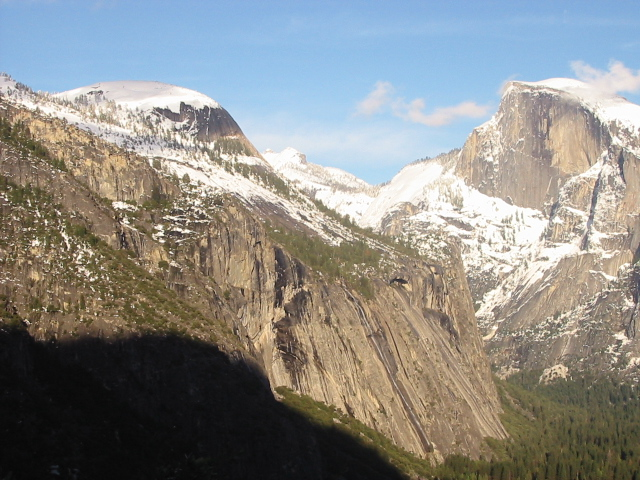
//> input picture OpenSoftwareProjects(Computer Vision)/Lab08/input1.jpg, 640 x 480 px
$ ./stitching_case1   (built with g++ and OpenCV 4, older OpenCV classes emulated)
//> lines starting //> are read from the running program, lines starting //| are printed output that depends on the picture
#include <opencv2/opencv.hpp>
#include <opencv2/nonfree/nonfree.hpp>
#include <iostream>
#include <vector>
#include <cmath>

#define RATIO_THR 0.4 //ratio threshold

using namespace std;
using namespace cv;

double euclidDistance(Mat& vec1, Mat& vec2);
int nearestNeighbor(Mat& vec, vector<KeyPoint>& keypoints, Mat& descriptors);
void findPairs(vector<KeyPoint>& keypoints1, Mat& descriptors1,
	vector<KeyPoint>& keypoints2, Mat& descriptors2, vector<Point2f>& srcPoints, vector<Point2f>& dstPoints, bool crossCheck, bool ratio_threshold);
template <typename T>
Mat cal_affine(vector<Point2f> ptl, vector<Point2f> ptr, int number_of_points);
void blend_stitching(const Mat I1, const Mat I2, Mat& I_f, int diff_x, int diff_y, float alpha);

int main() {

	Mat I1 = imread("C:\\Users\\MIN\\Desktop\\권민서\\학교\\2022-1\\오소프\\Lab08\\input1.jpg", CV_LOAD_IMAGE_COLOR);
//> I1 is the input picture: 480 rows x 640 cols, CV_8UC3; mean B, G, R 135.4, 139.3, 139.5
	Mat I2 = imread("C:\\Users\\MIN\\Desktop\\권민서\\학교\\2022-1\\오소프\\Lab08\\input2.jpg", CV_LOAD_IMAGE_COLOR);
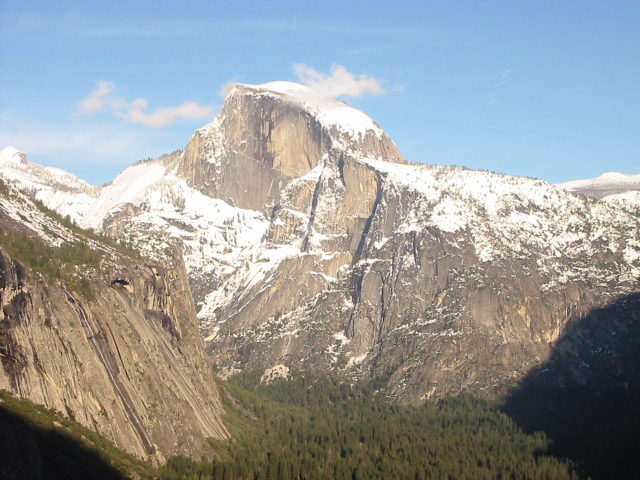
//> input picture OpenSoftwareProjects(Computer Vision)/Lab08/input2.jpg, 640 x 480 px
//> I2 is the input picture: 480 rows x 640 cols, CV_8UC3; mean B, G, R 155.6, 155.5, 151.7
	Mat I1_gray, I2_gray;

	if (!I1.data || !I2.data)
	{
		std::cout << "Could not open" << std::endl;
		return -1;
	}

	//resize(I1, I1, Size(I1.cols / 2, I1.rows / 2));
	//resize(I2, I2, Size(I2.cols / 2, I2.rows / 2));

	cvtColor(I1, I1_gray, CV_RGB2GRAY);
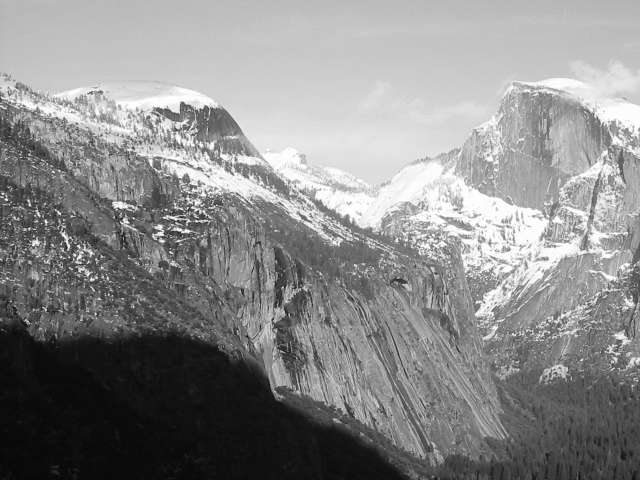
//> I1_gray: 480 rows x 640 cols, CV_8UC1; min 6, max 255, mean 138.2
	cvtColor(I2, I2_gray, CV_RGB2GRAY);
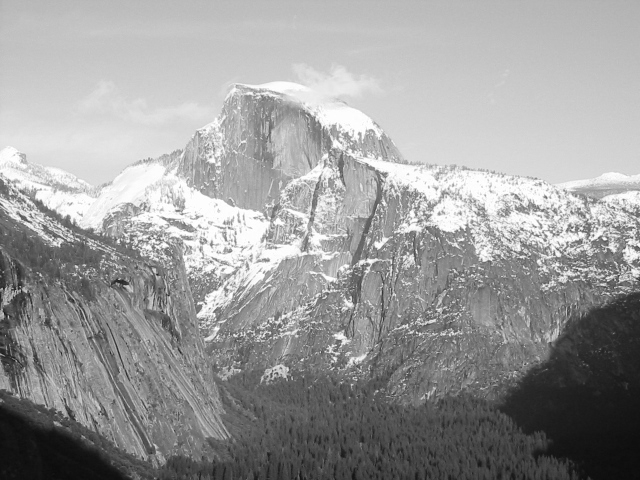
//> I2_gray: 480 rows x 640 cols, CV_8UC1; min 11, max 255, mean 155.1

	// 1.feature matching
	/****************************************************************************/
	FeatureDetector* detector = new SiftFeatureDetector(0, 4, 0.04, 10, 1.6);

	DescriptorExtractor* extractor = new SiftDescriptorExtractor();

	// Compute keypoints and descriptor from the source image in advance
	// KeyPoint class instance stores a keypoint found by keypoint detectors such as Harris Corner Detector, SIFT,... etc.
	vector<KeyPoint> keypoints1; //keypoints and descriptors in image 1
	Mat descriptors1;
	detector->detect(I1_gray, keypoints1); //detect keypoints in an image
//> keypoints1 = 2866 keypoints; strongest (x, y, size): (6, 199, 1.9), (78, 246, 2.1), (74, 255, 2), (46, 222, 2.3)
	extractor->compute(I1_gray, keypoints1, descriptors1); //compute descriptors for a set of keypoint in an image
	printf("I1 : %d keypoints are found.\n", (int)keypoints1.size());
//| I1 : 2866 keypoints are found.

	vector<KeyPoint> keypoints2; //keypoints and descriptors in image2
	Mat descriptors2;
	detector->detect(I2_gray, keypoints2);
//> keypoints2 = 2623 keypoints; strongest (x, y, size): (604, 239, 2.3), (545, 197, 2.3), (573, 230, 1.9), (118, 241, 2.3)
	extractor->compute(I2_gray, keypoints2, descriptors2);
	printf("I2 : %zd keypoints are found.\n", keypoints2.size());
//| I2 : 2623 keypoints are found.

	// Find nearest neighbor pairs (use cross-checking and ratio-based thresholding)
	vector<Point2f> srcPoints; //I1
	vector<Point2f> dstPoints; //I2
	bool crossCheck = true; //cross-checking method 여부
	bool ratio_threshold = true; //ratio-based thresholding 여부
	findPairs(keypoints2, descriptors2, keypoints1, descriptors1, srcPoints, dstPoints, crossCheck, ratio_threshold);
//> the loop in findPairs, `for (int i = 0; i < descriptors1.rows; i++)` made 2623 passes
//> after the loop in findPairs, `for (int i = 0; i < descriptors1.rows; i++)`: srcPoints = 985 Points (x, y), first 12: [3.13, 387.6], [6.81, 370.5], [7.91, 199], [8.17, 388.1], [8.43, 327.1], [8.48, 351.4], [9.07, 217.9], [10.34, 279.4], [13.1, 385.2], [13.13, 196.6], [14.06, 214.2], [14.07, 350.8]; dstPoints = 985 Points (x, y), first 12: [284, 384.2], [287.3, 367.3], [288.4, 199.2], [289.2, 385.1], [289.4, 324.8], [289.4, 348.9], [289.9, 218.1], [291.1, 278.2], [293.7, 381.9], [293.7, 196.7], [294.5, 214], [294.5, 348.1]
	printf("%zd keypoints are matched.\n", srcPoints.size());
//| 985 keypoints are matched.
	/****************************************************************************/

	// 2.affine transform estimation
	/****************************************************************************/
	I1.convertTo(I1, CV_32FC3, 1.0 / 255);
//> I1: 480 rows x 640 cols, CV_32FC3
	I2.convertTo(I2, CV_32FC3, 1.0 / 255);
//> I2: 480 rows x 640 cols, CV_32FC3

	// height(row), width(col) of each image
	const float I1_row = I1.rows;
//> I1_row = 480
	const float I1_col = I1.cols;
//> I1_col = 640
	const float I2_row = I2.rows;
//> I2_row = 480
	const float I2_col = I2.cols;
//> I2_col = 640

	// calculate affine Matrix A12, A21
	Mat A12 = cal_affine<float>(dstPoints, srcPoints, (int)dstPoints.size());
//> in cal_affine, `Mat M(2 * number_of_points, 6, CV_32F, Scalar(0));`: M = 1970 rows, first 6: [0, 0, 0, 0, 0, 0], [0, 0, 0, 0, 0, 0], [0, 0, 0, 0, 0, 0], [0, 0, 0, 0, 0, 0], [0, 0, 0, 0, 0, 0], [0, 0, 0, 0, 0, 0]
//> in cal_affine, `Mat b(2 * number_of_points, 1, CV_32F);`: b = 1970 values from 0 to 0
//> after the loop in cal_affine, `for (int i = 0; i < number_of_points; i++)`: M = 1970 rows, first 6: [284, 384.2, 1, 0, 0, 0], [0, 0, 0, 284, 384.2, 1], [287.3, 367.3, 1, 0, 0, 0], [0, 0, 0, 287.3, 367.3, 1], [288.4, 199.2, 1, 0, 0, 0], [0, 0, 0, 288.4, 199.2, 1]; b = 1970 values, max 625.1 at index 1968, min 3.13 at index 0, mean 234.8
//> in cal_affine, `invert(M_trans * M, temp);`: temp = [[9.21e-08, 1.4e-08, -4.65e-05, 0, 0, 0], [1.4e-08, 1.39e-07, -4.44e-05, 0, 0, 0], [-4.65e-05, -4.44e-05, 0.0347, 0, 0, 0], [0, 0, 0, 9.21e-08, 1.4e-08, -4.65e-05], [0, 0, 0, 1.4e-08, 1.39e-07, -4.44e-05], [0, 0, 0, -4.65e-05, -4.44e-05, 0.0347]]
//> in cal_affine, `affineM = temp * M_trans * b;`: affineM = [0.709, -0.076, -111.9, -0.0221, 0.958, 23.13]
//> A12 = [0.709, -0.076, -111.9, -0.0221, 0.958, 23.13]
	Mat A21 = cal_affine<float>(srcPoints, dstPoints, (int)srcPoints.size());
//> in cal_affine (call 2), `Mat M(2 * number_of_points, 6, CV_32F, Scalar(0));`: M = 1970 rows, first 6: [0, 0, 0, 0, 0, 0], [0, 0, 0, 0, 0, 0], [0, 0, 0, 0, 0, 0], [0, 0, 0, 0, 0, 0], [0, 0, 0, 0, 0, 0], [0, 0, 0, 0, 0, 0]
//> after the loop in cal_affine (call 2), `for (int i = 0; i < number_of_points; i++)`: M = 1970 rows, first 6: [3.13, 387.6, 1, 0, 0, 0], [0, 0, 0, 3.13, 387.6, 1], [6.81, 370.5, 1, 0, 0, 0], [0, 0, 0, 6.81, 370.5, 1], [7.91, 199, 1, 0, 0, 0], [0, 0, 0, 7.91, 199, 1]; b = 1970 values, max 637 at index 1934, min 23.04 at index 1954, mean 367.9
//> A21 = [0.728, -0.0459, 333.5, -0.00231, 0.98, 4.44]
	/****************************************************************************/

	// 3. Perform image stitching
	/****************************************************************************/
	// compute corners (p1, p2, p3, p4) using A21
	//A21.at<float>(0), ..., A21.at<float>(5)는 affine matrix A21의 a,b,c,d,e,f
	Point2f p1(A21.at<float>(0) * 0 + A21.at<float>(1) * 0 + A21.at<float>(2), A21.at<float>(3) * 0 + A21.at<float>(4) * 0 + A21.at<float>(5));
//> p1 = Point(333.5, 4.44)
	Point2f p2(A21.at<float>(0) * 0 + A21.at<float>(1) * I2_row + A21.at<float>(2), A21.at<float>(3) * 0 + A21.at<float>(4) * I2_row + A21.at<float>(5));
//> p2 = Point(311.4, 474.7)
	Point2f p3(A21.at<float>(0) * I2_col + A21.at<float>(1) * I2_row + A21.at<float>(2), A21.at<float>(3) * I2_col + A21.at<float>(4) * I2_row + A21.at<float>(5));
//> p3 = Point(777.3, 473.2)
	Point2f p4(A21.at<float>(0) * I2_col + A21.at<float>(1) * 0 + A21.at<float>(2), A21.at<float>(3) * I2_col + A21.at<float>(4) * 0 + A21.at<float>(5));
//> p4 = Point(799.4, 2.96)

	// compute boundary for merged image(I_f)
	int bound_u = (int)round(min(0.0f, min(p1.y, p4.y)));
//> bound_u = 0
	int bound_b = (int)round(max(I1_row - 1, max(p2.y, p3.y)));
//> bound_b = 479
	int bound_l = (int)round(min(0.0f, min(p1.x, p2.x)));
//> bound_l = 0
	int bound_r = (int)round(max(I1_col - 1, max(p3.x, p4.x)));


	// initialize merged image
	Mat I_f(bound_b - bound_u + 1, bound_r - bound_l + 1, CV_32FC3, Scalar(0));
//> I_f: 480 rows x 800 cols, CV_32FC3; every value is 0

	// inverse warping with bilinear interplolation using A12
	for (int i = bound_u; i <= bound_b; i++) {
		for (int j = bound_l; j <= bound_r; j++) {
			float x = A12.at<float>(0) * j + A12.at<float>(1) * i + A12.at<float>(2) - bound_l;
			float y = A12.at<float>(3) * j + A12.at<float>(4) * i + A12.at<float>(5) - bound_u;

			//nearest integer grid
			float y1 = floor(y);
			float y2 = ceil(y);
			float x1 = floor(x);
			float x2 = ceil(x);

			float mu = y - y1;
			float lambda = x - x1;

			if (x1 >= 0 && x2 < I2_col && y1 >= 0 && y2 < I2_row)
				I_f.at<Vec3f>(i - bound_u, j - bound_l) = lambda * (mu * I2.at<Vec3f>(y2, x2) + (1 - mu) * I2.at<Vec3f>(y1, x2)) +
				(1 - lambda) * (mu * I2.at<Vec3f>(y2, x1) + (1 - mu) * I2.at<Vec3f>(y1, x1));
		}
	}
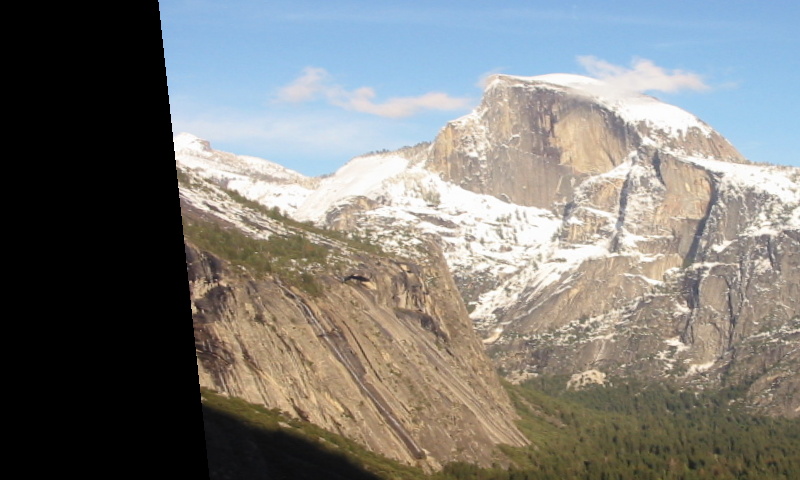
//> I_f: 480 rows x 800 cols, CV_32FC3; mean B, G, R 0.48, 0.492, 0.493

	// image stitching with blend
	blend_stitching(I1, I2, I_f, bound_l, bound_u, 0.5);
//> after the loop in blend_stitching, `for (int i = 0; i < I1.rows; i++)`:
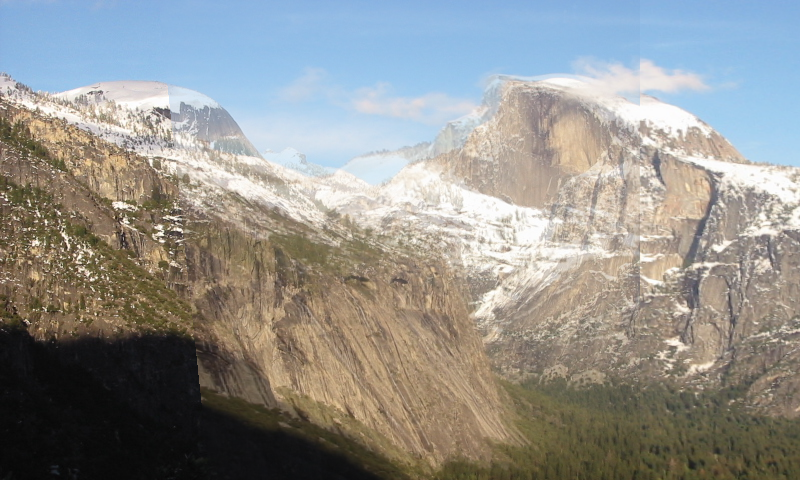
//> I_f: 480 rows x 800 cols, CV_32FC3; mean B, G, R 0.557, 0.572, 0.572

	//show l1,l2, and stitched image
	namedWindow("Left Image(input1)");
	imshow("Left Image(input1)", I1);

	namedWindow("Right Image(input2)");
	imshow("Right Image(input2)", I2);

	namedWindow("result");
	imshow("result", I_f);

	//convert l_f into :l_f*alpha + beta
	//alpha=255.0 , beta= 0.0(default parameter)
	I_f.convertTo(I_f, CV_8UC3, 255.0);
//> I_f: 480 rows x 800 cols, CV_8UC3
	imwrite("result.png", I_f);

	waitKey(0);

	return 0;
}


//Calculate euclid distance
//vec1, vec2: two matrices. we will calculate euclid distance between them
double euclidDistance(Mat& vec1, Mat& vec2) {
	double sum = 0.0;
	int dim = vec1.cols;
	for (int a = 0; a < dim; a++) {
		sum += (vec1.at<float>(0, a) - vec2.at<float>(0, a)) * (vec1.at<float>(0, a) - vec2.at<float>(0, a));
	}

	return sqrt(sum);
}

// Find the index of nearest neighbor point from keypoints.
// vec: descriptor for fi, keypoints: g1~gm, descriptors: descriptors of g
int nearestNeighbor(Mat& vec, vector<KeyPoint>& keypoints, Mat& descriptors) {
	int neighbor = -1;
	double minDist = 1e6; //minimum distance between fi and gj

	for (int i = 0; i < descriptors.rows; i++) {
		Mat v = descriptors.row(i);		// each row of descriptor
		if (euclidDistance(vec, v) < minDist) {
			minDist = euclidDistance(vec, v);
			neighbor = i;
		}

	}

	return neighbor;
}


//Find pairs of points with the smallest distace between them and save them in srcPoints, dstPoints
void findPairs(vector<KeyPoint>& keypoints1, Mat& descriptors1,
	vector<KeyPoint>& keypoints2, Mat& descriptors2, vector<Point2f>& srcPoints, vector<Point2f>& dstPoints, bool crossCheck, bool ratio_threshold) {
	for (int i = 0; i < descriptors1.rows; i++) {
		KeyPoint pt1 = keypoints1[i];
		Mat desc1 = descriptors1.row(i);

		int nn = nearestNeighbor(desc1, keypoints2, descriptors2);

		// Refine matching points using ratio_based thresholding
		if (ratio_threshold) {
			int neighbor = -1;
			double secondMinDist = 1e6; //second minimum distance between fi and gj

			for (int j = 0; j < descriptors2.rows; j++) {
				Mat v = descriptors2.row(j);		// each row of descriptor
				Mat k1 = descriptors2.row(nn); //row that has minimum distance
				if (euclidDistance(desc1, k1) < euclidDistance(desc1, v) < secondMinDist) {
					secondMinDist = euclidDistance(desc1, v);
					neighbor = j;
				}

			}
			int nn2 = neighbor; //index of second nearest neighbor point

			Mat k1 = descriptors2.row(nn); Mat k2 = descriptors2.row(nn2);
			if ((double)(euclidDistance(desc1, k1) / euclidDistance(desc1, k2)) >= RATIO_THR) //if ratio < threshold then it is reliable match, otherwise unreliable
				continue;
		}

		// Refine matching points using cross-checking
		if (crossCheck) {
			Mat desc2 = descriptors2.row(nn);
			int l = nearestNeighbor(desc2, keypoints1, descriptors1);

			if (i != l) //if unreliable match- 해당 match를 저장하지 않고 다음 pair 로 넘어간다
				continue;
		}


		KeyPoint pt2 = keypoints2[nn];
		srcPoints.push_back(pt1.pt);
		dstPoints.push_back(pt2.pt);
	}
}

//parameter: corresponding pixels, number of points
//return x= (M^T * M)^(−1) * M^T * b -> we can find a,b,c,d,e,f of affine matrix A
template <typename T>
Mat cal_affine(vector<Point2f> ptl, vector<Point2f> ptr, int number_of_points) {

	Mat M(2 * number_of_points, 6, CV_32F, Scalar(0));
	Mat b(2 * number_of_points, 1, CV_32F);

	Mat M_trans, temp, affineM;

	// initialize matrix
	for (int i = 0; i < number_of_points; i++) {
		M.at<T>(2 * i, 0) = ptl[i].x;		M.at<T>(2 * i, 1) = ptl[i].y;		M.at<T>(2 * i, 2) = 1;
		M.at<T>(2 * i + 1, 3) = ptl[i].x;		M.at<T>(2 * i + 1, 4) = ptl[i].y;		M.at<T>(2 * i + 1, 5) = 1;
		b.at<T>(2 * i) = ptr[i].x;		b.at<T>(2 * i + 1) = ptr[i].y;
	}

	// (M^T * M)^(−1) * M^T * b ( * : Matrix multiplication)
	transpose(M, M_trans);
	invert(M_trans * M, temp);
	affineM = temp * M_trans * b;

	return affineM;
}

//parameter: I1, I2 merge 할 image 2개
//I_f: merge한 image를 저장
//bound_l, bound_u: boundary for merged image(I_f)
//alpha: I1,I2를 blend할 때 alpha*I1 + (1-alpha)*I2 이용
void blend_stitching(const Mat I1, const Mat I2, Mat& I_f, int bound_l, int bound_u, float alpha) {

	int col = I_f.cols;
	int row = I_f.rows;

	// I2 is already in I_f by inverse warping
	for (int i = 0; i < I1.rows; i++) {
		for (int j = 0; j < I1.cols; j++) {
			bool cond_I2 = I_f.at<Vec3f>(i - bound_u, j - bound_l) != Vec3f(0, 0, 0) ? true : false;

			if (cond_I2) //if both l1, l2 are valid
				I_f.at<Vec3f>(i - bound_u, j - bound_l) = alpha * I1.at<Vec3f>(i, j) + (1 - alpha) * I_f.at<Vec3f>(i - bound_u, j - bound_l);
			else //if only l1 is valid
				I_f.at<Vec3f>(i - bound_u, j - bound_l) = I1.at<Vec3f>(i, j);

		}
	}
}
